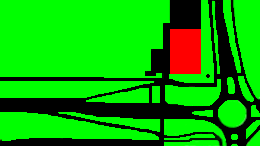
#> input picture static_driver/files/part1.png, 260 x 146 px, found by its file name
$ python image_to_array.py
#> lines starting #> are read from the running program, lines starting #| are printed output that depends on the picture
# -*- coding: utf-8 -*-
"""
Created on Mon May 23 13:28:14 2022

@author: rdevinen
"""

import numpy as np
from PIL import Image

from numpy import asarray


#%%


# load the image and convert into
# numpy array
img = Image.open('/home/rdevinen/Documents/GitHub/heatGUIde_palm/static_driver/files/part1.png')
#> img is the input picture: PIL image 260x146 RGBA; mean R, G, B, A 9.6, 175.1, 0.2, 255
imgg = img.convert(mode='RGB') # convert image to array in RGB
numpydata = np.asarray(imgg) # the array is an 3D array with 3values in Z axis in the order or R G B


#shape
print(numpydata.shape)
#| (146, 260, 3)
r_arr, g_arr, b_arr = numpydata[:,:,0], numpydata[:,:,1], numpydata[:,:,2]
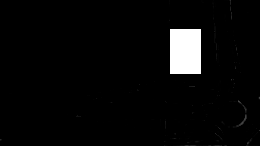
#> r_arr: shape (146, 260); min 0, max 255, mean 9.6
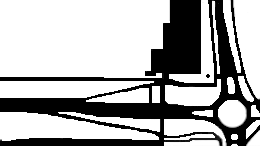
#> g_arr: shape (146, 260); min 0, max 255, mean 175.1


#%%

import numpy as np
import matplotlib.pyplot as plt

plt.imshow(g_arr)
plt.legend()
# plt.show()
#%%

import matplotlib.pyplot as plt
import numpy as np

# Fixing random state for reproducibility
np.random.seed(19680801)

plt.subplot(211)
plt.imshow(np.random.random((100, 100)))
plt.subplot(212)
plt.imshow(np.random.random((100, 100)))

plt.subplots_adjust(bottom=0.1, right=0.8, top=0.9)
cax = plt.axes([0.85, 0.1, 0.075, 0.8])
# plt.colorbar(cax=cax)

plt.show()
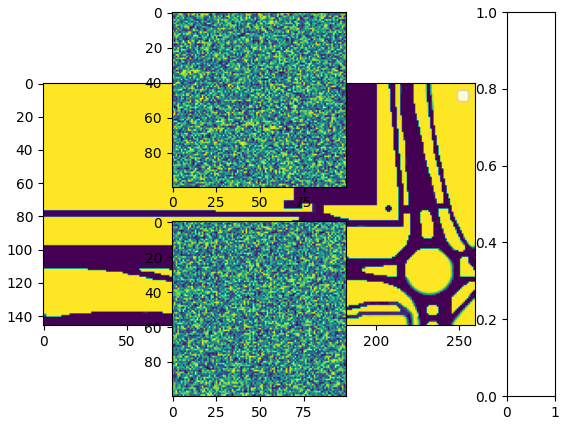
#> figure drawn by matplotlib, 3 panels


#%%
